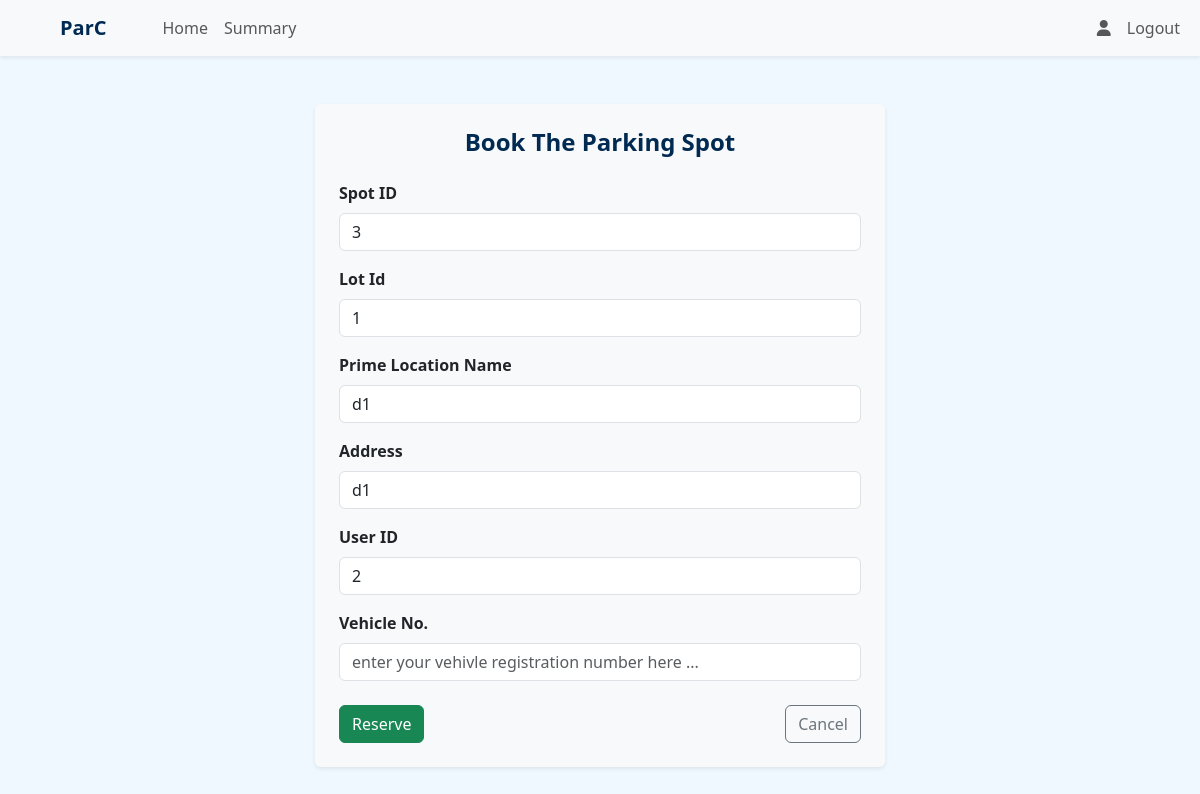
The app's page /user/book_spot/1 (signed in), older data.
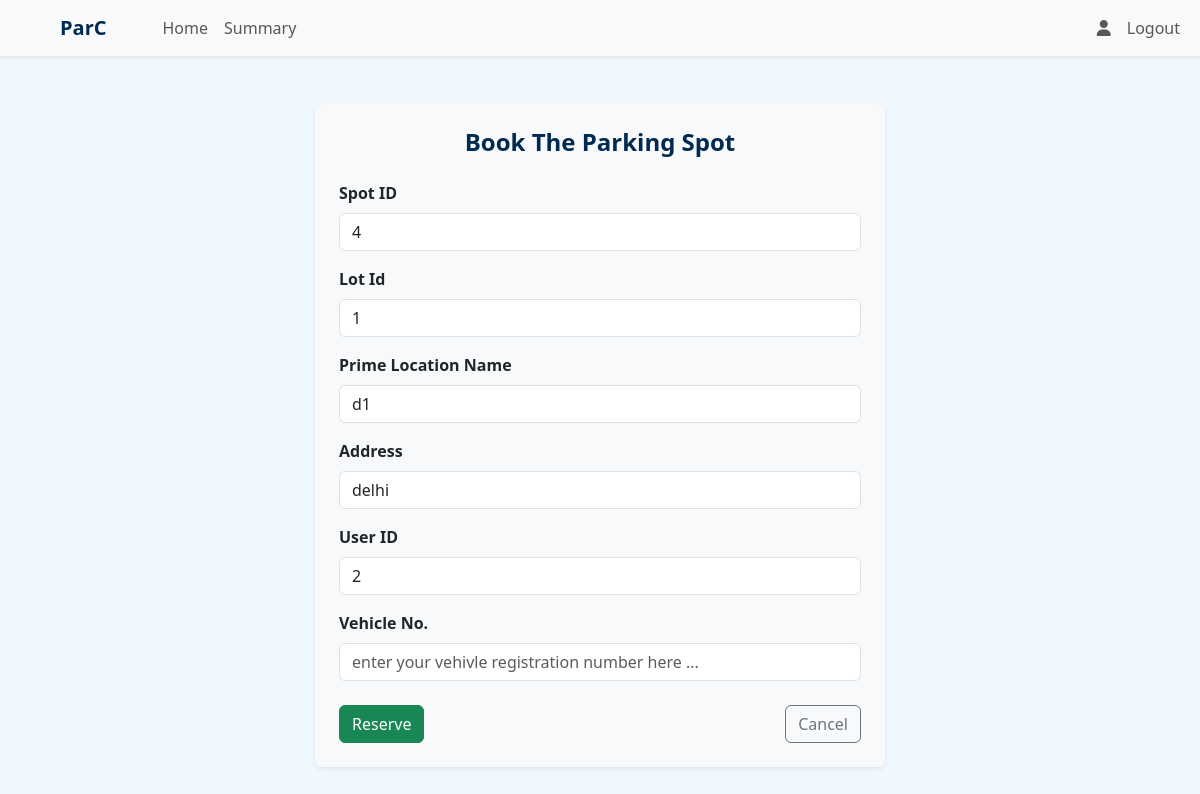
The same page, newer data.
### application/models.py (models this page shows)
class ParkingSpot(db.Model):
    id = db.Column(db.Integer, primary_key = True)
    lot_id = db.Column(db.Integer, db.ForeignKey('parking_lot.id'), nullable = False)
    status = db.Column(db.String, nullable = False, default = 'available')
    reservations = db.relationship('Reservation', backref = 'spot', cascade = 'all, delete')

class ParkingLot(db.Model):
    id = db.Column(db.Integer, primary_key = True)
    pl_name = db.Column(db.String, nullable = False)
    price = db.Column(db.Integer, nullable = False, default = 1000)
    address = db.Column(db.String, nullable = False)
    pincode = db.Column(db.Integer, nullable = False)
    capacity = db.Column(db.Integer, nullable = False)
    spots_count = db.Column(db.Integer, nullable = False)
    created_at = db.Column(db.DateTime, nullable = False)
    spots = db.relationship('ParkingSpot', backref = 'lot', cascade = 'all, delete')

### application/routes.py (the view)
@app.route('/user/book_spot/<int:lot_id>')
@auth_required()
@roles_required('user')
def book_spot(lot_id):
    user = current_user
    spot = ParkingSpot.query.filter_by(lot_id = lot_id, status="available").first()
    if not spot:
        flash("no available parking spots found", "danger")
        return redirect(url_for('user_dashboard'))
    return render_template('book_spot.html', spot=spot, user=user)

### templates/book_spot.html (shortened to what this page needs)
{% extends "user_dashboard.html" %}
{% block content %}
<div class="container my-5">
    <div class="row justify-content-center">
        <div class="col-md-6 bg-light p-4 rounded shadow-sm">
            <h4 class="text-center fw-bold mb-4">Book The Parking Spot</h4>
            <form action="{{url_for('reserve_spot', spot_id=spot.id)}}" method="post">
                <div class="mb-3">
                    <label for="spot_id" class="form-label fw-semibold">Spot ID</label>
                    <input type="text" class="form-control" id="spot_id" name="spot_id" value="{{spot.id}}" readonly>
                </div>
                <div class="mb-3">
                    <label for="lot_id" class="form-label fw-semibold">Lot Id</label>
                    <input type="text" class="form-control" id="lot_id" name="lot_id" value="{{spot.lot_id}}" readonly>
                </div>
                <div class="mb-3">
                    <label for="pl_name" class="form-label fw-semibold">Prime Location Name</label>
                    <input type="text" class="form-control" id="pl_name" name="pl_name" value="{{spot.lot.pl_name}}"
                        readonly>
                </div>
                <div class="mb-3">
                    <label for="address" class="form-label fw-semibold">Address</label>
                    <input type="text" class="form-control" id="address" name="address" value="{{spot.lot.address}}"
                        readonly>
                </div>
                <div class="mb-3">
                    <label for="user_id" class="form-label fw-semibold">User ID</label>
                    <input type="text" class="form-control" id="user_id" name="user_id" value="{{user.id}}" readonly>
                </div>
                <div class="mb-3">
                    <label for="vrn" class="form-label fw-semibold">Vehicle No.</label>
                    <input type="text" class="form-control" id="vrn" name="vrn"
                        placeholder="enter your vehivle registration number here ..." required>
                </div>
                <div class="mt-4 d-flex justify-content-between">
                    <button type="submit" class="btn btn-success">Reserve</button>
                    <a href="javascript:history.back()" class="btn btn-outline-secondary">Cancel</a>
                </div>
            </form>
        </div>
    </div>
</div>
{% endblock %}

Row changes from the older to the newer data that the page shows:
no longer on this page (row edited): ParkingSpot: spot_id "3", lot_id "1"
now on this page (row unchanged): ParkingSpot: spot_id "4", lot_id "1"
changed ParkingLot: address "d1" → "delhi"
